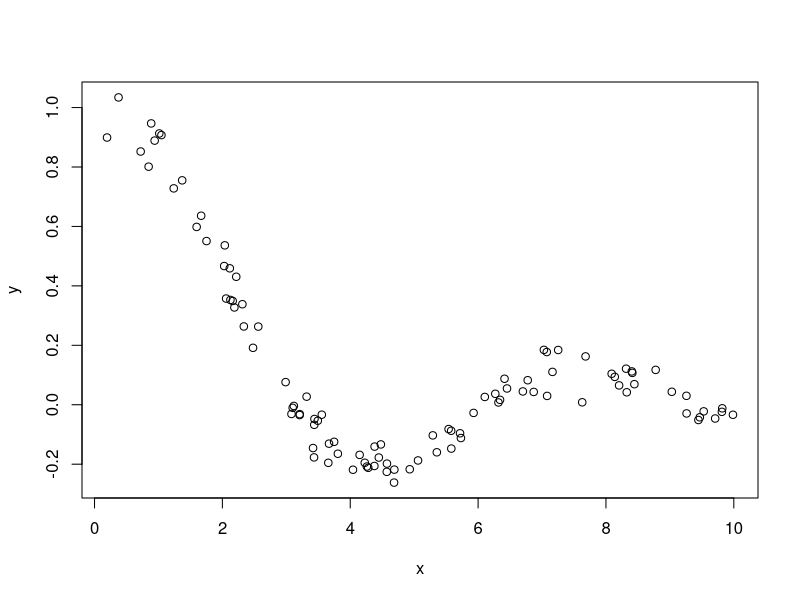

R code for this plot:
setwd("~/git/fortuna/gp_all/gp_envelope")

rm(list = ls())

N = 100
x.range = c(0, 10)

f = function(x) sin(x) / x

x = runif(N, x.range[1], x.range[2])
y = sapply(x, f) + rnorm(N, sd = 0.05)

plot(y ~ x)

save(x, y, N, file = "data.RData")
